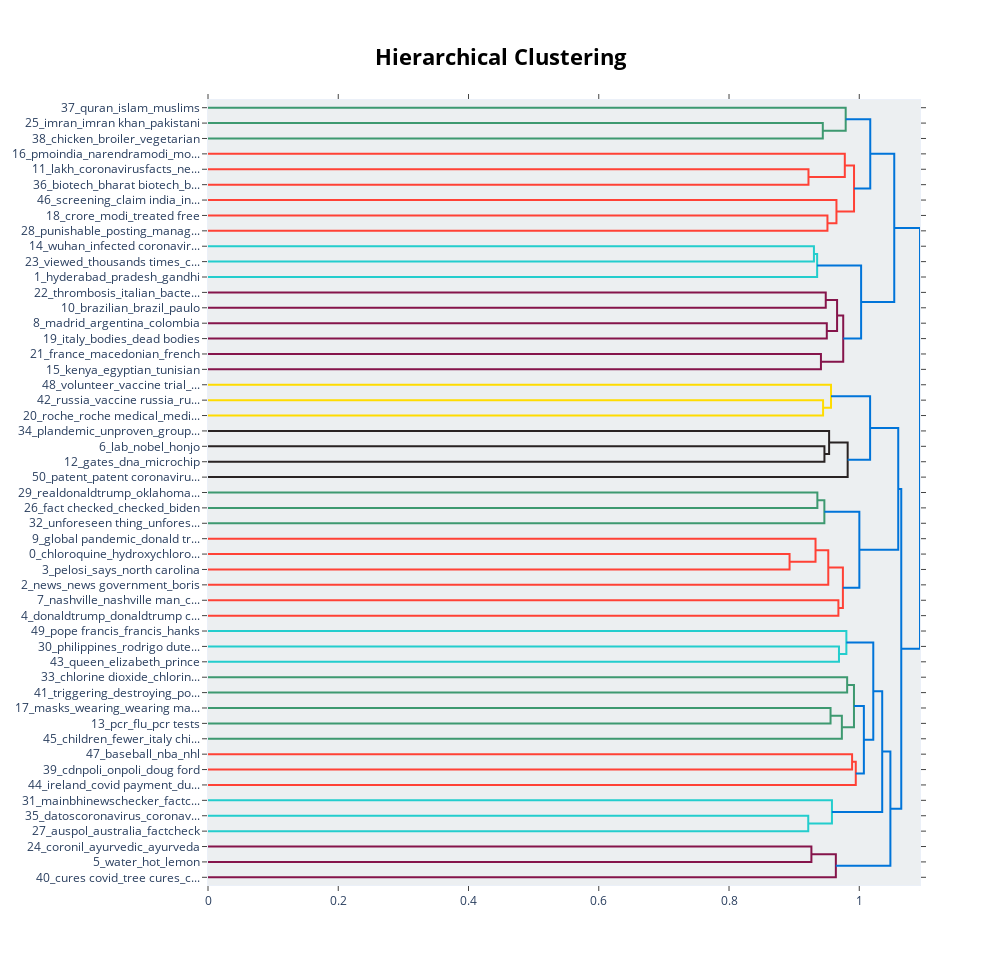

This figure's notebook cell:
### Markdown cell above
### <div style="border: 3px solid #FFFFF; padding: 10px; border-radius: 5px; background-color: #4a44c2;">3. Hierarchical Clustering</div>

### Code cell
topic_model_fake.visualize_hierarchy()

### Figure 1 — Plotly figure (JSON) as saved in the notebook; plotly's stock layout.template omitted (floating-point values rounded to 4 significant figures)
{"data": [{"hoverinfo": "text", "marker": {"color": "rgb(61,153,112)"}, "mode": "lines", "type": "scatter", "x": [0, 0.944, 0.944, 0], "xaxis": "x", "y": [-15, -15, -25, -25], "yaxis": "y"}, {"hoverinfo": "text", "marker": {"color": "rgb(61,153,112)"}, "mode": "lines", "type": "scatter", "x": [0, 0.9791, 0.9791, 0.944], "xaxis": "x", "y": [-5, -5, -20, -20], "yaxis": "y"}, {"hoverinfo": "text", "marker": {"color": "rgb(255,65,54)"}, "mode": "lines", "type": "scatter", "x": [0, 0.922, 0.922, 0], "xaxis": "x", "y": [-45, -45, -55, -55], "yaxis": "y"}, {"hoverinfo": "text", "marker": {"color": "rgb(255,65,54)"}, "mode": "lines", "type": "scatter", "x": [0, 0.9778, 0.9778, 0.922], "xaxis": "x", "y": [-35, -35, -50, -50], "yaxis": "y"}, {"hoverinfo": "text", "marker": {"color": "rgb(255,65,54)"}, "mode": "lines", "type": "scatter", "x": [0, 0.9511, 0.9511, 0], "xaxis": "x", "y": [-75, -75, -85, -85], "yaxis": "y"}, {"hoverinfo": "text", "marker": {"color": "rgb(255,65,54)"}, "mode": "lines", "type": "scatter", "x": [0, 0.965, 0.965, 0.9511], "xaxis": "x", "y": [-65, -65, -80, -80], "yaxis": "y"}, {"hoverinfo": "text", "marker": {"color": "rgb(255,65,54)"}, "mode": "lines", "type": "scatter", "x": [0.9778, 0.992, 0.992, 0.965], "xaxis": "x", "y": [-42.5, -42.5, -72.5, -72.5], "yaxis": "y"}, {"hoverinfo": "text", "marker": {"color": "rgb(0,116,217)"}, "mode": "lines", "type": "scatter", "x": [0.9791, 1.017, 1.017, 0.992], "xaxis": "x", "y": [-12.5, -12.5, -57.5, -57.5], "yaxis": "y"}, {"hoverinfo": "text", "marker": {"color": "rgb(35,205,205)"}, "mode": "lines", "type": "scatter", "x": [0, 0.9304, 0.9304, 0], "xaxis": "x", "y": [-95, -95, -105, -105], "yaxis": "y"}, {"hoverinfo": "text", "marker": {"color": "rgb(35,205,205)"}, "mode": "lines", "type": "scatter", "x": [0.9304, 0.9353, 0.9353, 0], "xaxis": "x", "y": [-100, -100, -115, -115], "yaxis": "y"}, {"hoverinfo": "text", "marker": {"color": "rgb(133,20,75)"}, "mode": "lines", "type": "scatter", "x": [0, 0.9485, 0.9485, 0], "xaxis": "x", "y": [-125, -125, -135, -135], "yaxis": "y"}, {"hoverinfo": "text", "marker": {"color": "rgb(133,20,75)"}, "mode": "lines", "type": "scatter", "x": [0, 0.9501, 0.9501, 0], "xaxis": "x", "y": [-145, -145, -155, -155], "yaxis": "y"}, {"hoverinfo": "text", "marker": {"color": "rgb(133,20,75)"}, "mode": "lines", "type": "scatter", "x": [0.9485, 0.9659, 0.9659, 0.9501], "xaxis": "x", "y": [-130, -130, -150, -150], "yaxis": "y"}, {"hoverinfo": "text", "marker": {"color": "rgb(133,20,75)"}, "mode": "lines", "type": "scatter", "x": [0, 0.9411, 0.9411, 0], "xaxis": "x", "y": [-165, -165, -175, -175], "yaxis": "y"}, {"hoverinfo": "text", "marker": {"color": "rgb(133,20,75)"}, "mode": "lines", "type": "scatter", "x": [0.9659, 0.9754, 0.9754, 0.9411], "xaxis": "x", "y": [-140, -140, -170, -170], "yaxis": "y"}, {"hoverinfo": "text", "marker": {"color": "rgb(0,116,217)"}, "mode": "lines", "type": "scatter", "x": [0.9353, 1.003, 1.003, 0.9754], "xaxis": "x", "y": [-107.5, -107.5, -155, -155], "yaxis": "y"}, {"hoverinfo": "text", "marker": {"color": "rgb(0,116,217)"}, "mode": "lines", "type": "scatter", "x": [1.017, 1.054, 1.054, 1.003], "xaxis": "x", "y": [-35, -35, -131.2, -131.2], "yaxis": "y"}, {"hoverinfo": "text", "marker": {"color": "rgb(255,220,0)"}, "mode": "lines", "type": "scatter", "x": [0, 0.9444, 0.9444, 0], "xaxis": "x", "y": [-195, -195, -205, -205], "yaxis": "y"}, {"hoverinfo": "text", "marker": {"color": "rgb(255,220,0)"}, "mode": "lines", "type": "scatter", "x": [0, 0.9566, 0.9566, 0.9444], "xaxis": "x", "y": [-185, -185, -200, -200], "yaxis": "y"}, {"hoverinfo": "text", "marker": {"color": "rgb(40,35,35)"}, "mode": "lines", "type": "scatter", "x": [0, 0.9465, 0.9465, 0], "xaxis": "x", "y": [-225, -225, -235, -235], "yaxis": "y"}, {"hoverinfo": "text", "marker": {"color": "rgb(40,35,35)"}, "mode": "lines", "type": "scatter", "x": [0, 0.9537, 0.9537, 0.9465], "xaxis": "x", "y": [-215, -215, -230, -230], "yaxis": "y"}, {"hoverinfo": "text", "marker": {"color": "rgb(40,35,35)"}, "mode": "lines", "type": "scatter", "x": [0.9537, 0.9822, 0.9822, 0], "xaxis": "x", "y": [-222.5, -222.5, -245, -245], "yaxis": "y"}, {"hoverinfo": "text", "marker": {"color": "rgb(0,116,217)"}, "mode": "lines", "type": "scatter", "x": [0.9566, 1.017, 1.017, 0.9822], "xaxis": "x", "y": [-192.5, -192.5, -233.8, -233.8], "yaxis": "y"}, {"hoverinfo": "text", "marker": {"color": "rgb(61,153,112)"}, "mode": "lines", "type": "scatter", "x": [0, 0.9357, 0.9357, 0], "xaxis": "x", "y": [-255, -255, -265, -265], "yaxis": "y"}, {"hoverinfo": "text", "marker": {"color": "rgb(61,153,112)"}, "mode": "lines", "type": "scatter", "x": [0.9357, 0.9464, 0.9464, 0], "xaxis": "x", "y": [-260, -260, -275, -275], "yaxis": "y"}, {"hoverinfo": "text", "marker": {"color": "rgb(255,65,54)"}, "mode": "lines", "type": "scatter", "x": [0, 0.893, 0.893, 0], "xaxis": "x", "y": [-295, -295, -305, -305], "yaxis": "y"}, {"hoverinfo": "text", "marker": {"color": "rgb(255,65,54)"}, "mode": "lines", "type": "scatter", "x": [0, 0.9328, 0.9328, 0.893], "xaxis": "x", "y": [-285, -285, -300, -300], "yaxis": "y"}, {"hoverinfo": "text", "marker": {"color": "rgb(255,65,54)"}, "mode": "lines", "type": "scatter", "x": [0.9328, 0.9524, 0.9524, 0], "xaxis": "x", "y": [-292.5, -292.5, -315, -315], "yaxis": "y"}, {"hoverinfo": "text", "marker": {"color": "rgb(255,65,54)"}, "mode": "lines", "type": "scatter", "x": [0, 0.968, 0.968, 0], "xaxis": "x", "y": [-325, -325, -335, -335], "yaxis": "y"}, {"hoverinfo": "text", "marker": {"color": "rgb(255,65,54)"}, "mode": "lines", "type": "scatter", "x": [0.9524, 0.9749, 0.9749, 0.968], "xaxis": "x", "y": [-303.8, -303.8, -330, -330], "yaxis": "y"}, {"hoverinfo": "text", "marker": {"color": "rgb(0,116,217)"}, "mode": "lines", "type": "scatter", "x": [0.9464, 1.0, 1.0, 0.9749], "xaxis": "x", "y": [-267.5, -267.5, -316.9, -316.9], "yaxis": "y"}, {"hoverinfo": "text", "marker": {"color": "rgb(0,116,217)"}, "mode": "lines", "type": "scatter", "x": [1.017, 1.06, 1.06, 1.0], "xaxis": "x", "y": [-213.1, -213.1, -292.2, -292.2], "yaxis": "y"}, {"hoverinfo": "text", "marker": {"color": "rgb(35,205,205)"}, "mode": "lines", "type": "scatter", "x": [0, 0.9688, 0.9688, 0], "xaxis": "x", "y": [-355, -355, -365, -365], "yaxis": "y"}, {"hoverinfo": "text", "marker": {"color": "rgb(35,205,205)"}, "mode": "lines", "type": "scatter", "x": [0, 0.9802, 0.9802, 0.9688], "xaxis": "x", "y": [-345, -345, -360, -360], "yaxis": "y"}, {"hoverinfo": "text", "marker": {"color": "rgb(61,153,112)"}, "mode": "lines", "type": "scatter", "x": [0, 0.9814, 0.9814, 0], "xaxis": "x", "y": [-375, -375, -385, -385], "yaxis": "y"}, {"hoverinfo": "text", "marker": {"color": "rgb(61,153,112)"}, "mode": "lines", "type": "scatter", "x": [0, 0.9559, 0.9559, 0], "xaxis": "x", "y": [-395, -395, -405, -405], "yaxis": "y"}, {"hoverinfo": "text", "marker": {"color": "rgb(61,153,112)"}, "mode": "lines", "type": "scatter", "x": [0.9559, 0.9733, 0.9733, 0], "xaxis": "x", "y": [-400, -400, -415, -415], "yaxis": "y"}, {"hoverinfo": "text", "marker": {"color": "rgb(61,153,112)"}, "mode": "lines", "type": "scatter", "x": [0.9814, 0.9919, 0.9919, 0.9733], "xaxis": "x", "y": [-380, -380, -407.5, -407.5], "yaxis": "y"}, {"hoverinfo": "text", "marker": {"color": "rgb(255,65,54)"}, "mode": "lines", "type": "scatter", "x": [0, 0.989, 0.989, 0], "xaxis": "x", "y": [-425, -425, -435, -435], "yaxis": "y"}, {"hoverinfo": "text", "marker": {"color": "rgb(255,65,54)"}, "mode": "lines", "type": "scatter", "x": [0.989, 0.9946, 0.9946, 0], "xaxis": "x", "y": [-430, -430, -445, -445], "yaxis": "y"}, {"hoverinfo": "text", "marker": {"color": "rgb(0,116,217)"}, "mode": "lines", "type": "scatter", "x": [0.9919, 1.007, 1.007, 0.9946], "xaxis": "x", "y": [-393.8, -393.8, -437.5, -437.5], "yaxis": "y"}, {"hoverinfo": "text", "marker": {"color": "rgb(0,116,217)"}, "mode": "lines", "type": "scatter", "x": [0.9802, 1.022, 1.022, 1.007], "xaxis": "x", "y": [-352.5, -352.5, -415.6, -415.6], "yaxis": "y"}, {"hoverinfo": "text", "marker": {"color": "rgb(35,205,205)"}, "mode": "lines", "type": "scatter", "x": [0, 0.9217, 0.9217, 0], "xaxis": "x", "y": [-465, -465, -475, -475], "yaxis": "y"}, {"hoverinfo": "text", "marker": {"color": "rgb(35,205,205)"}, "mode": "lines", "type": "scatter", "x": [0, 0.958, 0.958, 0.9217], "xaxis": "x", "y": [-455, -455, -470, -470], "yaxis": "y"}, {"hoverinfo": "text", "marker": {"color": "rgb(0,116,217)"}, "mode": "lines", "type": "scatter", "x": [1.022, 1.035, 1.035, 0.958], "xaxis": "x", "y": [-384.1, -384.1, -462.5, -462.5], "yaxis": "y"}, {"hoverinfo": "text", "marker": {"color": "rgb(133,20,75)"}, "mode": "lines", "type": "scatter", "x": [0, 0.9265, 0.9265, 0], "xaxis": "x", "y": [-485, -485, -495, -495], "yaxis": "y"}, {"hoverinfo": "text", "marker": {"color": "rgb(133,20,75)"}, "mode": "lines", "type": "scatter", "x": [0.9265, 0.964, 0.964, 0], "xaxis": "x", "y": [-490, -490, -505, -505], "yaxis": "y"}, {"hoverinfo": "text", "marker": {"color": "rgb(0,116,217)"}, "mode": "lines", "type": "scatter", "x": [1.035, 1.048, 1.048, 0.964], "xaxis": "x", "y": [-423.3, -423.3, -497.5, -497.5], "yaxis": "y"}, {"hoverinfo": "text", "marker": {"color": "rgb(0,116,217)"}, "mode": "lines", "type": "scatter", "x": [1.06, 1.064, 1.064, 1.048], "xaxis": "x", "y": [-252.7, -252.7, -460.4, -460.4], "yaxis": "y"}, {"hoverinfo": "text", "marker": {"color": "rgb(0,116,217)"}, "mode": "lines", "type": "scatter", "x": [1.054, 1.093, 1.093, 1.064], "xaxis": "x", "y": [-83.12, -83.12, -356.5, -356.5], "yaxis": "y"}], "layout": {"autosize": false, "height": 965, "hoverlabel": {"bgcolor": "white", "font": {"family": "Rockwell", "size": 16}}, "hovermode": "closest", "plot_bgcolor": "#ECEFF1", "showlegend": false, "title": {"font": {"color": "Black", "size": 22}, "text": "<b>Hierarchical Clustering</b>", "x": 0.5, "xanchor": "center", "yanchor": "top"}, "width": 1000, "xaxis": {"mirror": "allticks", "rangemode": "tozero", "showgrid": false, "showline": true, "showticklabels": true, "ticks": "outside", "type": "linear", "zeroline": false}, "yaxis": {"mirror": "allticks", "range": [-510, 0], "rangemode": "tozero", "showgrid": false, "showline": true, "showticklabels": true, "tickmode": "array", "ticks": "outside", "ticktext": ["37_quran_islam_muslims", "25_imran_imran khan_pakistani", "38_chicken_broiler_vegetarian", "16_pmoindia_narendramodi_mo...", "11_lakh_coronavirusfacts_ne...", "36_biotech_bharat biotech_b...", "46_screening_claim india_in...", "18_crore_modi_treated free", "28_punishable_posting_manag...", "14_wuhan_infected coronavir...", "23_viewed_thousands times_c...", "1_hyderabad_pradesh_gandhi", "22_thrombosis_italian_bacte...", "10_brazilian_brazil_paulo", "8_madrid_argentina_colombia", "19_italy_bodies_dead bodies", "21_france_macedonian_french", "15_kenya_egyptian_tunisian", "48_volunteer_vaccine trial_...", "42_russia_vaccine russia_ru...", "20_roche_roche medical_medi...", "34_plandemic_unproven_group...", "6_lab_nobel_honjo", "12_gates_dna_microchip", "50_patent_patent coronaviru...", "29_realdonaldtrump_oklahoma...", "26_fact checked_checked_biden", "32_unforeseen thing_unfores...", "9_global pandemic_donald tr...", "0_chloroquine_hydroxychloro...", "3_pelosi_says_north carolina", "2_news_news government_boris", "7_nashville_nashville man_c...", "4_donaldtrump_donaldtrump c...", "49_pope francis_francis_hanks", "30_philippines_rodrigo dute...", "43_queen_elizabeth_prince", "33_chlorine dioxide_chlorin...", "41_triggering_destroying_po...", "17_masks_wearing_wearing ma...", "13_pcr_flu_pcr tests", "45_children_fewer_italy chi...", "47_baseball_nba_nhl", "39_cdnpoli_onpoli_doug ford", "44_ireland_covid payment_du...", "31_mainbhinewschecker_factc...", "35_datoscoronavirus_coronav...", "27_auspol_australia_factcheck", "24_coronil_ayurvedic_ayurveda", "5_water_hot_lemon", "40_cures covid_tree cures_c..."], "tickvals": [-5, -15, -25, -35, -45, -55, -65, -75, -85, -95, -105, -115, -125, -135, -145, -155, -165, -175, -185, -195, -205, -215, -225, -235, -245, -255, -265, -275, -285, -295, -305, -315, -325, -335, -345, -355, -365, -375, -385, -395, -405, -415, -425, -435, -445, -455, -465, -475, -485, -495, -505], "type": "linear", "zeroline": false}}}
